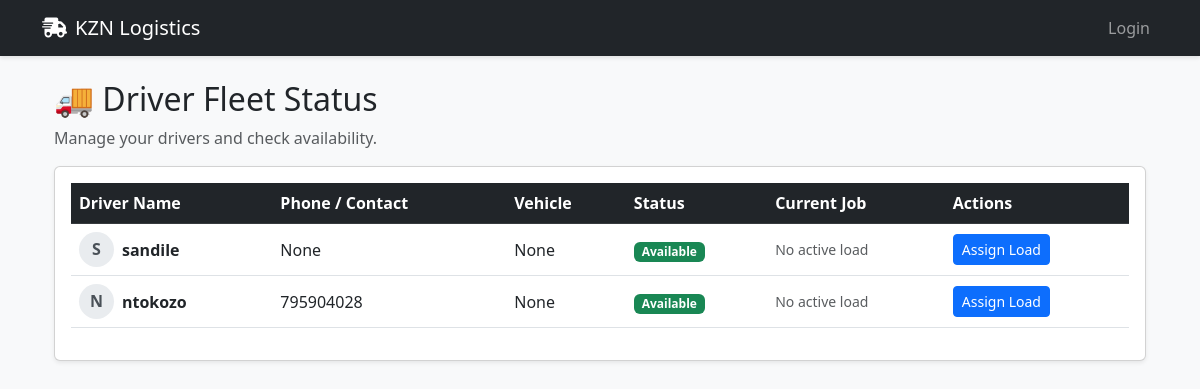
Page /admin/drivers on the committed database.
### app.py (models this page shows)
class User(UserMixin, db.Model):
    id = db.Column(db.Integer, primary_key=True)
    username = db.Column(db.String(80), unique=True, nullable=False)
    email = db.Column(db.String(120), unique=True)
    password = db.Column(db.String(80), nullable=False)
    role = db.Column(db.String(20), nullable=False)
    image_url = db.Column(db.String(200))
    phone = db.Column(db.String(20))

### app.py (the view)
@app.route('/admin/drivers')
def admin_drivers():
    drivers = User.query.filter_by(role='driver').all()
    driver_data = []
    for driver in drivers:
        active_job = Job.query.filter(
            Job.driver_id == driver.id,
            Job.status.in_(['Assigned', 'In Transit', 'Pick-up'])
        ).first()
        status = 'Busy' if active_job else 'Available'
        current_vehicle = "None"
        if active_job and active_job.vehicle:
            current_vehicle = active_job.vehicle.reg_number
        driver_data.append({
            'id': driver.id,
            'name': driver.username,
            'phone': driver.phone,
            'vehicle': current_vehicle, # Now uses the logic above
            'status': status,
            'current_load': active_job.client_name if active_job else "No active load"
        })
    return render_template('drivers_list.html', drivers=driver_data)

### templates/drivers_list.html (shortened to what this page needs)
{% extends "base.html" %}
{% block content %}
<div class="container mt-4">
    <h2>🚚 Driver Fleet Status</h2>
    <p class="text-muted">Manage your drivers and check availability.</p>
    <div class="card shadow-sm">
        <div class="card-body">
            <table class="table table-hover align-middle">
                <thead class="table-dark">
                    <tr>
                        <th>Driver Name</th>
                        <th>Phone / Contact</th>
                        <th>Vehicle</th>
                        <th>Status</th>
                        <th>Current Job</th>
                        <th>Actions</th>
                    </tr>
                </thead>
                <tbody>
                    {% for driver in drivers %}
                    <tr>
                        <td>
                            <div class="d-flex align-items-center">
                                <div class="avatar-circle me-2">{{ driver.name[0].upper() }}</div>
                                <strong>{{ driver.name }}</strong>
                            </div>
                        </td>
                        <td>{{ driver.phone }}</td>
                        <td>{{ driver.vehicle }}</td>
                        <td>
                            {% if driver.status == 'Available' %}
                                <span class="badge bg-success">Available</span>
                            {% else %}
                                <span class="badge bg-warning text-dark">Busy</span>
                            {% endif %}
                        </td>
                        <td class="text-muted small">{{ driver.current_load }}</td>
                        <td>
                            <a href="/admin/assign/{{ driver.id }}" class="btn btn-sm btn-primary
                               {% if driver.status == 'Busy' %}disabled{% endif %}">
                                Assign Load
                            </a>
                        </td>
                    </tr>
                    {% endfor %}
                </tbody>
            </table>
        </div>
    </div>
</div>
{% endblock %}

### templates/base.html (style rules this page uses)
body { background-color: #f8f9fa; }

### templates/drivers_list.html (style rules this page uses)
.avatar-circle { width: 35px; height: 35px; background-color: #e9ecef; border-radius: 50%; text-align: center; line-height: 35px; font-weight: bold; color: #495057; }

### rows in the picture
User: username "S", name "sandile", phone "None", vehicle "None", current_load "No active load"
User: username "N", name "ntokozo", phone "795904028", vehicle "None", current_load "No active load"
